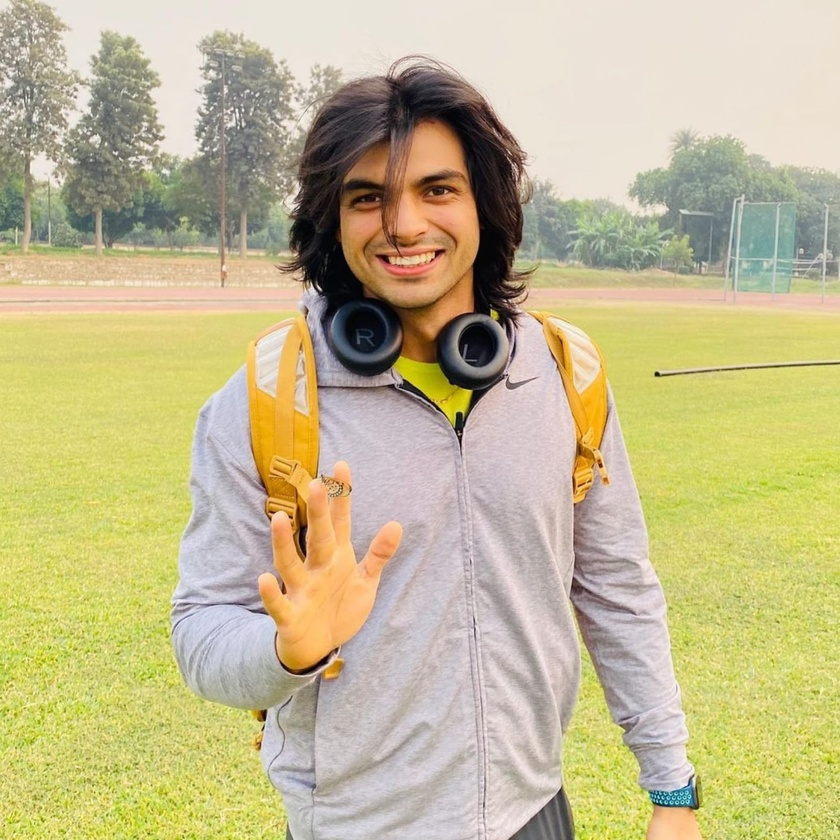
#> input picture Too old Dont use/FINAL/1628574184_sports-9.jpg, 840 x 840 px, shrunk from 1600 x 1600 before the run, found by its file name
$ python RSA_ENCRYPTION.py
#> lines starting #> are read from the running program, lines starting #| are printed output that depends on the picture
### Too old Dont use/Image-Encryption-and-Authentication/RSA.py
# STEP 1: Generate Two Large Prime Numbers (p,q) randomly
from random import randrange, getrandbits
def power(a, d, n):
    ans = 1;
    while d != 0:
        if d % 2 == 1:
            ans = ((ans % n) * (a % n)) % n
        a = ((a % n) * (a % n)) % n
        d >>= 1
    return ans;

def MillerRabin(N, d):
    a = randrange(2, N - 1)
    x = power(a, d, N);
    if x == 1 or x == N - 1:
        return True;
    else:
        while (d != N - 1):
            x = ((x % N) * (x % N)) % N;
            if x == 1:
                return False;
            if x == N - 1:
                return True;
            d <<= 1;
    return False;


def is_prime(N, K):
    if N == 3 or N == 2:
        return True;
    if N <= 1 or N % 2 == 0:
        return False;

    # Find d such that d*(2^r)=X-1
    d = N - 1
    while d % 2 != 0:
        d /= 2;

    for _ in range(K):
        if not MillerRabin(N, d):
            return False;
    return True;


def generate_prime_candidate(length):
    # generate random bits
    p = getrandbits(length)
    # apply a mask to set MSB and LSB to 1
    # Set MSB to 1 to make sure we have a Number of 1024 bits.
    # Set LSB to 1 to make sure we get a Odd Number.
    p |= (1 << length - 1) | 1
    return p


def generatePrimeNumber(length):
    A = 4
    while not is_prime(A, 128):
        A = generate_prime_candidate(length)
    return A


# Step 2: Calculate N=P*Q and Euler Totient Function = (P-1)*(Q-1)

# Step 3: Find E such that GCD(E,eulerTotient)=1(i.e., e should be co-prime) such that it satisfies this condition:-  1<E<eulerTotient

def GCD(a, b):
    if a == 0:
        return b
    return GCD(b % a, a)

# Step 4: Find D.
# For Finding D: It must satisfies this property:-  (D*E)Mod(eulerTotient)=1;
# Now we have two Choices
# 1. That we randomly choose D and check which condition is satisfying above condition.
# 2. For Finding D we can Use Extended Euclidean Algorithm: ax+by=1 i.e., eulerTotient(x)+E(y)=GCD(eulerTotient,e)
# Here, Best approach is to go for option 2.( Extended Euclidean Algorithm.)

def gcdExtended(E, eulerTotient):
    a1, a2, b1, b2, d1, d2 = 1, 0, 0, 1, eulerTotient, E

    while d2 != 1:
        # k
        k = (d1 // d2)

        # a
        temp = a2
        a2 = a1 - (a2 * k)
        a1 = temp

        # b
        temp = b2
        b2 = b1 - (b2 * k)
        b1 = temp

        # d
        temp = d2
        d2 = d1 - (d2 * k)
        d1 = temp

        D = b2

    if D > eulerTotient:
        D = D % eulerTotient
    elif D < 0:
        D = D + eulerTotient

    return D

def gen_RSA_keys():
    length = 20
    P = generatePrimeNumber(length)
    Q = generatePrimeNumber(length)
    while (Q == P):
        Q = generatePrimeNumber(length)
    N = P * Q
    eulerTotient = (P - 1) * (Q - 1)
    E = generatePrimeNumber(4)
    while GCD(E, eulerTotient) != 1:
        E = generatePrimeNumber(4)
    D = gcdExtended(E, eulerTotient)
    print("Public key: ", N)
    print("Private key: ",D)

    return(E,D,N)

### Too old Dont use/FINAL/RSA_ENCRYPTION.py
from PIL import Image
import pandas as pd
import random
import RSA
import matplotlib.pyplot as plt
image="C:/Users/vishn/PycharmProjects/imo/dtjdtg/FINAL/1628574184_sports-9.jpg"
imagelocation="output.jpg"
column=[]
my_img = Image.open(image)
#> my_img is the input picture: PIL image 840x840 RGB; mean R, G, B 195, 185.3, 142.7
pix = my_img.load()
size = my_img.size
#> size = (840, 840)
row, col = my_img.size[0], my_img.size[1]
#> row = 840; col = 840
mod = min(size)
#> mod = 840
E,D,N=RSA.gen_RSA_keys()
rsa_hashing = {}
rsa_keys = []
for i in range(256):
    C1 = pow(i, E, N)
    rsa_hashing[i] = C1
    rsa_keys.append(C1)

random.shuffle(rsa_keys)

rsa_key_position = {}

for i in range(256):
    rsa_key_position[rsa_keys[i]] = i

# Step 5: Encryption
size = my_img.size
userdata = ""
for i in range(85):
    C1 = rsa_keys[i * 3]
    C2 = rsa_keys[i * 3 + 1]
    C3 = rsa_keys[i * 3 + 2]
    column.append((C1, C2, C3))
C1 = rsa_keys[255]
column.append((C1, 0, 0))
for i in range(row):
    for j in range(col):
        r, g, b = pix[i, j]
        C1 = rsa_key_position.get(rsa_hashing.get(r))
        C2 = rsa_key_position.get(rsa_hashing.get(g))
        C3 = rsa_key_position.get(rsa_hashing.get(b))
        # C1 = pow(r, E, N)
        # C2 = pow(g, E, N)
        # C3 = pow(b, E, N)
        column.append((C1, C2, C3))
        # userdata=userdata+str(C1)+","+str(C2)+","+str(C3)+","
        C1 = C1 % 256
        C2 = C2 % 256
        C3 = C3 % 256
        pix[i, j] = (C1, C2, C3)
#> after the loop, column = 705686 items

plt.imshow(my_img)
plt.show()
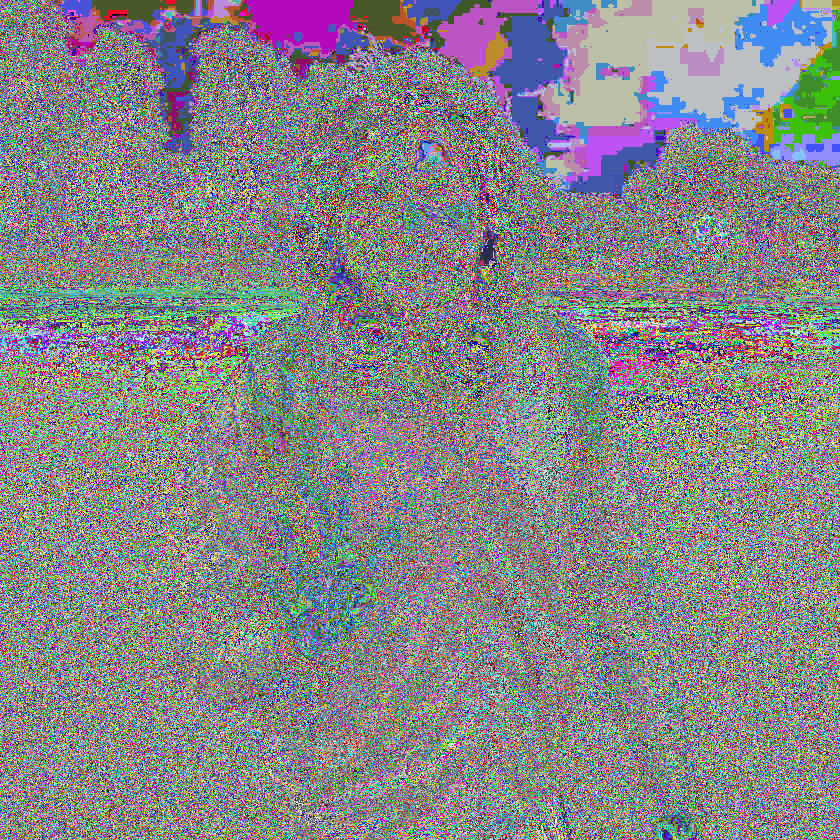
#> shown: shape (840, 840, 3); mean R, G, B 134.6, 134, 137.7

df = pd.DataFrame(column, columns=['C1', 'C2', 'C3'])
#> df = table of 705686 rows and 3 columns
#> (the run stopped early here; a loop or call above may not have finished)

$ run again, with Too old Dont use/FINAL/dec_image_jpg_16bit_3.jpg copied over Too old Dont use/FINAL/1628574184_sports-9.jpg
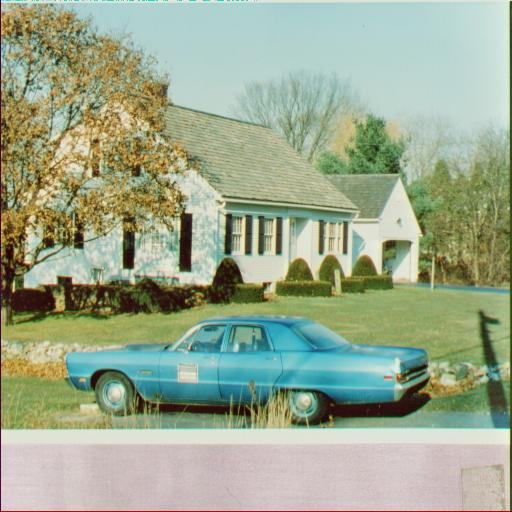
#> input picture Too old Dont use/FINAL/dec_image_jpg_16bit_3.jpg, 512 x 512 px, found by its file name
#> my_img is the input picture: PIL image 512x512 RGB; mean R, G, B 155.5, 168.2, 142.3
#> after the loop `for i in range(row):`: column = 262230 items
#> `plt.show()`:
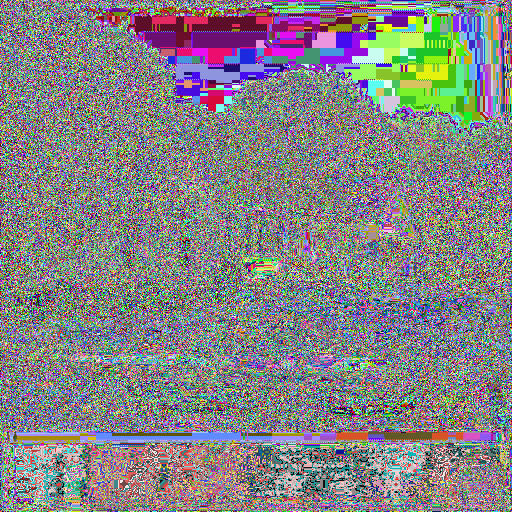
#> shown: shape (512, 512, 3); mean R, G, B 132.4, 130.5, 132.5
#> df = table of 262230 rows and 3 columns
